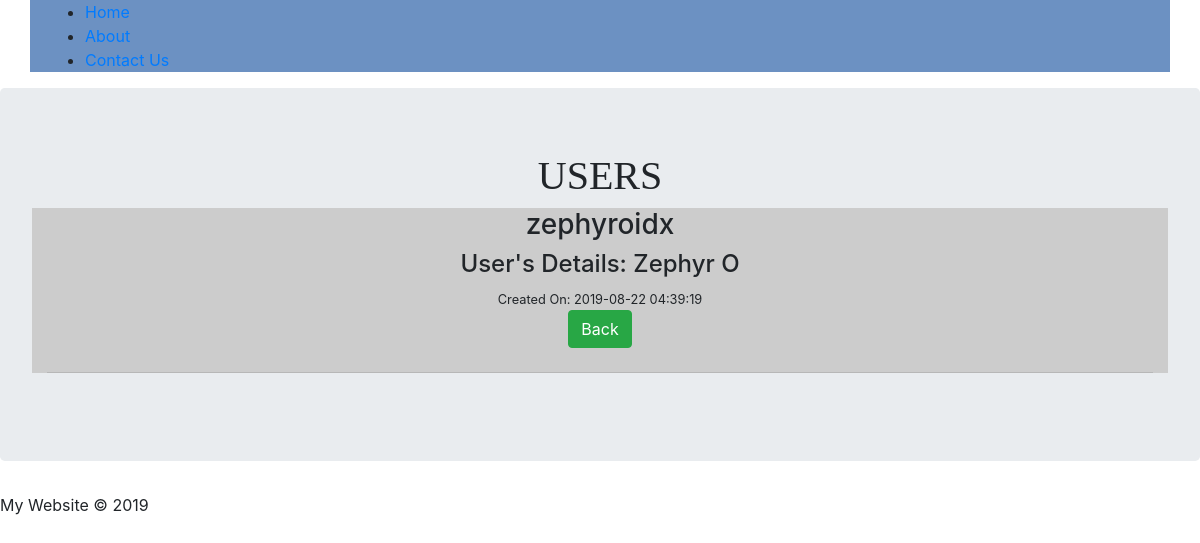
Page /Database/post.php?id=1 on the committed database.
### tables this page shows
CREATE TABLE `users` (
  `id` int(11) NOT NULL,
  `uname` varchar(255) NOT NULL,
  `fname` varchar(255) NOT NULL,
  `lname` varchar(255) NOT NULL,
  `datecreated` timestamp NOT NULL DEFAULT CURRENT_TIMESTAMP
);

### Database/post.php (the view, shortened to what this page needs)
<?php
require ('config/db.php');
$id = mysqli_real_escape_string($conn, $_GET['id']);
$query = 'SELECT * FROM users WHERE id='.$id;
$result = mysqli_query($conn, $query);
$user = mysqli_fetch_assoc($result);
?>
<?php include('inc/header.php');?>
	<div class="jumbotron">
		<h1 style="font-family: 'Impact';text-align: center;">USERS</h1>
			<div class="container" style="background-color: #CCCCCC; text-align: center">
				<h3><?php echo $user['uname']; ?></h3>
				<h4>User's Details: <?php echo $user['fname'];  ?> <?php echo $user['lname'] ?></h4>
				<small>Created On: <?php echo $user['datecreated'];?></small>
			<br>
			<a class="btn btn-success" href="index.php">Back</a>
			<hr class="my-4">
			</div>
	</div>
<?php include('inc/footer.php');?>

### rows in the picture
users: uname "zephyroidx", fname "Zephyr", lname "O", datecreated "2019-08-22 04:39:19"
